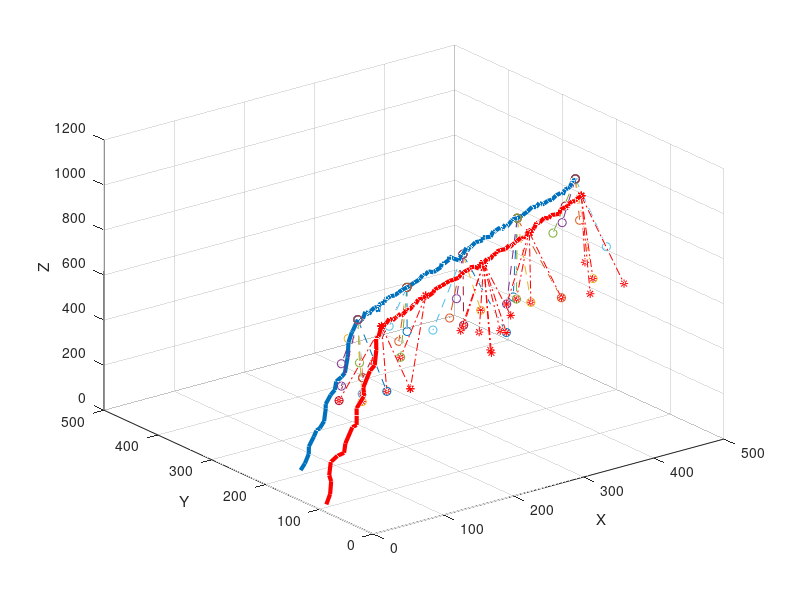

Recreate this plot in MATLAB.
%%%%%%%%%%%%%%%%%%%%%%%%%%%
%%%%2 simulator to simulate the trajectory for two robots and landmarks
%%%%%%%%%%%%%%%%%%%%%%%%%%%%%%
%%
clear all
close all
clc
%%
%%%%%
%%simualtion space 
lx=500;
ly=500;
lz=1200;
%%%

%%%%%%%%%%%%%%%%%%%%%%%%%%%%%%%%%%%%%%%%%%%%%%%%%%%%%%%%%%%%%%%%
%%Generate the robot trajectory
%%%%%%%%%%%%%%%%%%%%%%%%%%%%%%%%%%%%%%%%%%%%%%%%%%%%%%%%%%%%%%%%%

%%generate the trajectory of robot 1 and 2
%%%
%Starting point for R1
R1_start=[10;100;10];
%middle point for R1 trajectory
R1_mid=[150;180;600];
%Ending point for R1
R1_end=[450;200;900];

%Starting point for R2
R2_start=[50;200;10];
%Ending point for R2
R2_end=[480;250;900];

%for R1 trajectory
%distance traveled:
R1_dist1=R1_mid-R1_start;
R1_dist2=R1_end-R1_mid;
%randomly devided the steps
%steps:
step_n1=20;
step_n2=80;
step_n=step_n1+step_n2;
R1_steps=zeros(3,step_n);
for i=1:3
    R1_steps(i,1:step_n1)=rand(1,step_n1);
    R1_steps(i,step_n1+1:step_n)=rand(1,step_n2);
    R1_steps(i,1:step_n1)=R1_dist1(i)/sum(R1_steps(i,1:step_n1))*R1_steps(i,1:step_n1);
    R1_steps(i,step_n1+1:step_n)=R1_dist2(i)/sum(R1_steps(i,step_n1+1:step_n))*R1_steps(i,step_n1+1:step_n);
end
% the trajectory for R1
R1_traj=zeros(3,step_n+1);
R1_traj(:,1)=R1_start;
for i=2:step_n+1
    R1_traj(:,i)=R1_traj(:,i-1)+R1_steps(:,i-1);
end
R1_traj(3,:)=R1_traj(3,:)+5*randn(1,step_n+1);

%for R2 trajectory
%distance traveled:
R2_distance=R2_end-R2_start;
%randomly devided the steps
R2_steps=zeros(3,step_n);
for i=1:3
    R2_steps(i,:)=rand(1,step_n);
    R2_steps(i,:)=R2_distance(i)/sum(R2_steps(i,:))*R2_steps(i,:);
end
R2_traj=zeros(3,step_n+1);
R2_traj(:,1)=R2_start;
for i=2:step_n+1
    R2_traj(:,i)=R2_traj(:,i-1)+R2_steps(:,i-1);
end
%R2_traj(3,:)=R1_traj(3,:);
R2_traj(3,:)=R1_traj(3,:)+5*randn(1,step_n+1);

%%%%%%%%%%%%%%%%%%%%
%%fit the 3D curve
%%%%%%%%%%%%%%%%%%%%
x1=R1_traj(1,:)';
y1=R1_traj(2,:)';
z1=R1_traj(3,:)';
%T1=[x1 y1 x1.*y1 x1.*x1 y1.*y1 ones(step_n+1,1)]\z1;
%syms x1 y1
%z1=vpa([x1 y1 x1*y1 x1*x1 y1*y1 1]* T1, 4);


%%%%%%%%%%%%%%%%%%%%%%%%%%%%%%%%%%%%%%%%%%%%%%%%%%%%%%%%%%%%%%%%%%%%%%
%%Generate the landmarks
%%%%%%%%%%%%%%%%%%%%%%%%%%%%%%%%%%%%%%%%%%%%%%%%%%%%%%%%%%%%%%%%%%%%%%%
lm_N=700;
lm=zeros(3,lm_N);
lm(1,:)=lx*rand(1,lm_N);
lm(2,:)=ly*rand(1,lm_N);
lm(3,:)=900*rand(1,lm_N);

%%%%%%%%%%%%%%%%%%%%%%%%%%%%%%%%%%%%%%%%%%%%%%%%%%%%%%%%%%%%%%
%%%Generate the measurement between trajectory and landmarks
%%%%%%%%%%%%%%%%%%%%%%%%%%%%%%%%%%%%%%%%%%%%%%%%%%%%%%%%%%%%%%%
%%sensor range for robot
R1_range=400;
R2_range=400;
vi_ang=pi/20;
step=20;

R1_z=struct('ID',0);
for i=step_n+1:-step:1
    R1_z(i).ID=0;
    for j=1:lm_N
        dr=norm(R1_traj(1:2,i)-lm(1:2,j));
        d=norm(R1_traj(:,i)-lm(:,j));
        dz=R1_traj(3,i)-lm(3,j);
        if dz>10 && dr<=dz*tan(vi_ang) && d<=R1_range
            R1_z(i).ID=[R1_z(i).ID, j];
        end
    end
end

R2_z=struct('ID',0);
for i=step_n+1:-step:1
    R2_z(i).ID=0;
    for j=1:lm_N
        dr=norm(R2_traj(1:2,i)-lm(1:2,j));
        d=norm(R2_traj(:,i)-lm(:,j));
        dz=R2_traj(3,i)-lm(3,j);
        if dz>10 && dr<=dz*tan(vi_ang) && d<=R2_range 
            R2_z(i).ID=[R2_z(i).ID, j];
        end
    end
end


%%%%%%%%%%%%%%%%%%%%%%%%%%%%%%%%%%%%%%%%%%%%%%%%%%%%%%%%%
%%%draw the figure
%%%%%%%%%%%%%%%%%%%%%%%%%%%%%%%%%%%%%%%%%%%%%%%%%%%%%%%%%%
figure
plot3(R1_traj(1,:),R1_traj(2,:),R1_traj(3,:),'r-','LineWidth',3);
hold on
plot3(R2_traj(1,:),R2_traj(2,:),R2_traj(3,:),'LineWidth',3);
hold on
%plot3(lm(1,:),lm(2,:),lm(3,:),'k+');
for i=1:lm_N
    %text(lm(1,i)+20,lm(2,i)+20,lm(3,i)+20,num2str(i));
end
hold on
%%%draw connections between robot trajectory and landmark

for i=step_n+1:-step:1
    connection_num=size(R1_z(i).ID,2);
    if connection_num>1
        ID=R1_z(i).ID;
        for j=2:connection_num
            plot3([R1_traj(1,i) lm(1,ID(j))],[R1_traj(2,i) lm(2,ID(j))],[R1_traj(3,i) lm(3,ID(j))],'r-.*');
            %text(lm(1,ID(j))+20,lm(2,ID(j))+20,lm(3,ID(j))+20,num2str(ID(j)));
            hold on
            
        end
    end
end

for i=step_n+1:-step:1
    connection_num=size(R2_z(i).ID,2);
    if connection_num>1
        ID=R2_z(i).ID;
        for j=2:connection_num
            plot3([R2_traj(1,i) lm(1,ID(j))],[R2_traj(2,i) lm(2,ID(j))],[R2_traj(3,i) lm(3,ID(j))],'--o');
            %text(lm(1,ID(j))+20,lm(2,ID(j))+20,lm(3,ID(j))+20,num2str(ID(j)));
            hold on
        end
    end
end
%}

axis([0 lx 0 ly 0 lz]) 
grid on
xlabel('X');
ylabel('Y');
zlabel('Z');





